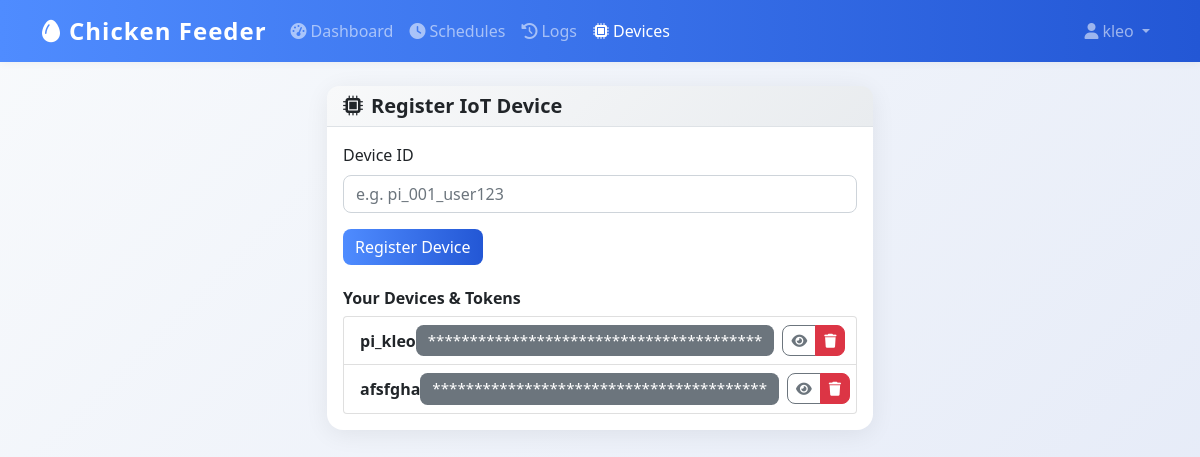
The app's page /devices (signed in) with its own data.
### models.py (models this page shows)
class User(UserMixin, db.Model):
    id = db.Column(db.Integer, primary_key=True)
    username = db.Column(db.String(80), unique=True, nullable=False)
    email = db.Column(db.String(120), unique=True, nullable=False)
    password_hash = db.Column(db.String(120), nullable=False)
    iot_device_url = db.Column(db.String(255), nullable=True)  # e.g., 'http://192.168.1.100:5000' or 'pi_klei'
    is_admin = db.Column(db.Boolean, default=True)
    created_at = db.Column(db.DateTime, default=datetime.utcnow)

class Device(db.Model):
    id = db.Column(db.Integer, primary_key=True)
    device_id = db.Column(db.String(64), unique=True, nullable=False)
    user_id = db.Column(db.Integer, db.ForeignKey('user.id'), nullable=False)
    token = db.Column(db.String(128), unique=True, nullable=False)
    created_at = db.Column(db.DateTime, default=datetime.utcnow)
    user = db.relationship('User', backref=db.backref('devices', lazy=True))

### app.py (the view, shortened to what this page needs)
@app.route('/devices', methods=['GET', 'POST'])
@login_required
def devices():
    device_message = None
    user_devices = Device.query.filter_by(user_id=current_user.id).all()
    return render_template('devices.html',
                           user_devices=user_devices,
                           device_message=device_message)

### app.py (called while the page is built)
@login_manager.user_loader
def load_user(user_id):
    return db.session.get(User, int(user_id))

@app.context_processor
def inject_datetime():
    return {'datetime': datetime}

### templates/devices.html (shortened to what this page needs)
{% extends "base.html" %}
{% block content %}
<div class="row mb-4">
    <div class="col-lg-6 mx-auto">
        <div class="card">
            <div class="card-header">
                <h5 class="card-title mb-0">
                    <i class="fas fa-microchip me-2"></i>Register IoT Device
                </h5>
            </div>
            <div class="card-body">
                <form method="POST" class="mb-3">
                    <div class="mb-3">
                        <label for="device_id" class="form-label">Device ID</label>
                        <input type="text" class="form-control" name="device_id" id="device_id" required placeholder="e.g. pi_001_user123">
                    </div>
                    <button type="submit" class="btn btn-primary">Register Device</button>
                </form>
                <h6 class="mt-4">Your Devices & Tokens</h6>
                <ul class="list-group">
                    {% for device in user_devices %}
                    <li class="list-group-item d-flex justify-content-between align-items-center">
                        <span><strong>{{ device.device_id }}</strong></span>
                        <span class="d-flex align-items-center">
                            <span class="badge bg-secondary token-mask me-2" id="token-{{ loop.index }}">****************************************</span>
                            <form method="POST" style="display:inline;">
                                <div class="btn-group" role="group">
                                    <button type="button" class="btn btn-sm btn-outline-secondary" onclick="showToken({{ loop.index }}, '{{ device.token }}')" title="Show/Hide Token">
                                        <i class="fas fa-eye"></i>
                                    </button>
                                    <button type="submit" class="btn btn-sm btn-danger" onclick="return confirm('Delete this device?');" title="Delete Device">
                                        <i class="fas fa-trash"></i>
                                    </button>
                                </div>
                            </form>
                        </span>
                    </li>
                    {% else %}
                    <li class="list-group-item text-muted">No devices registered yet.</li>
                    {% endfor %}
                </ul>
            </div>
        </div>
    </div>
</div>
{% endblock %}

### templates/base.html (shortened to what this page needs)
<!DOCTYPE html>
<html lang="en">
<head>
    <link href="https://cdn.jsdelivr.net/npm/bootstrap@5.1.3/dist/css/bootstrap.min.css" rel="stylesheet">
    <link href="https://cdnjs.cloudflare.com/ajax/libs/font-awesome/6.0.0/css/all.min.css" rel="stylesheet">
    <link href="{{ url_for('static', filename='css/style.css') }}" rel="stylesheet">
</head>
<body>
    {% if current_user.is_authenticated %}
    <nav class="navbar navbar-expand-lg navbar-dark bg-primary">
        <div class="container">
            <a class="navbar-brand" href="{{ url_for('dashboard') }}">
                <i class="fas fa-egg me-2"></i>Chicken Feeder
            </a>
            <div class="collapse navbar-collapse" id="navbarNav">
                <ul class="navbar-nav me-auto">
                    <li class="nav-item">
                        <a class="nav-link {% if request.endpoint == 'dashboard' %}active{% endif %}"
                           href="{{ url_for('dashboard') }}">
                            <i class="fas fa-tachometer-alt me-1"></i>Dashboard
                        </a>
                    </li>
                    <li class="nav-item">
                        <a class="nav-link {% if request.endpoint in ['schedules', 'add_schedule'] %}active{% endif %}"
                           href="{{ url_for('schedules') }}">
                            <i class="fas fa-clock me-1"></i>Schedules
                        </a>
                    </li>
                    <li class="nav-item">
                        <a class="nav-link {% if request.endpoint == 'logs' %}active{% endif %}"
                           href="{{ url_for('logs') }}">
                            <i class="fas fa-history me-1"></i>Logs
                        </a>
                    </li>
                    <li class="nav-item">
                        <a class="nav-link {% if request.endpoint in ['devices', 'add_device'] %}active{% endif %}"
                           href="{{ url_for('devices') }}">
                            <i class="fas fa-microchip me-1"></i>Devices
                        </a>
                    </li>
                </ul>
                <ul class="navbar-nav">
                    <li class="nav-item dropdown">
                        <a class="nav-link dropdown-toggle" href="#" id="navbarDropdown" role="button"
                           data-bs-toggle="dropdown">
                            <i class="fas fa-user me-1"></i>{{ current_user.username }}
                        </a>
                    </li>
                </ul>
            </div>
        </div>
    </nav>
    {% endif %}
    <main class="container mt-4 mb-5">
        {% block content %}{% endblock %}
    </main>
</body>
</html>

### static/css/style.css (style rules this page uses)
:root { --primary-color: #2c5f2d; --secondary-color: #97bc62; --success-color: #28a745; --danger-color: #dc3545; --warning-color: #ffc107; --info-color: #17a2b8; --light-color: #f8f9fa; --dark-color: #343a40; }
body { font-family: 'Segoe UI', Tahoma, Geneva, Verdana, sans-serif; background-color: #f5f7fa; }
.navbar-brand { font-weight: bold; font-size: 1.5rem; }
.navbar-nav .nav-link { font-weight: 500; transition: all 0.2s ease; }
.card { border: none; border-radius: 12px; box-shadow: 0 2px 10px rgba(0,0,0,0.08); transition: all 0.3s ease; }
.card-header { background: linear-gradient(135deg, #f8f9fa 0%, #e9ecef 100%); border-bottom: 1px solid #dee2e6; border-radius: 12px 12px 0 0 !important; font-weight: 600; }
.btn { border-radius: 8px; font-weight: 500; transition: all 0.2s ease; }
.btn-primary { background: linear-gradient(135deg, var(--primary-color) 0%, var(--secondary-color) 100%); border: none; }
.badge { border-radius: 20px; font-size: 0.75rem; font-weight: 500; padding: 0.5rem 0.75rem; }
.form-control, .form-select { border-radius: 8px; border: 1px solid #ced4da; transition: all 0.2s ease; }

### templates/base.html (style rules this page uses)
body { background: linear-gradient(135deg, #f8fafc 0%, #e3e9f7 100%); min-height: 100vh; }
.navbar { box-shadow: 0 2px 8px rgba(0,0,0,0.04); }
.card { border-radius: 1rem; box-shadow: 0 4px 24px rgba(0,0,0,0.07); }
.btn-primary, .bg-primary { background: linear-gradient(90deg, #4f8cff 0%, #2357d5 100%) !important; border: none; }
.card-title, h1, h2, h3, h4, h5, h6 { font-family: 'Segoe UI', 'Roboto', 'Arial', sans-serif; font-weight: 600; }
.badge { font-size: 0.95em; border-radius: 0.5em; }
.navbar-brand { font-weight: bold; letter-spacing: 1px; }

### records on screen
User: username "kleo"
Device: device_id "pi_kleo"
Device: device_id "afsfgha"
